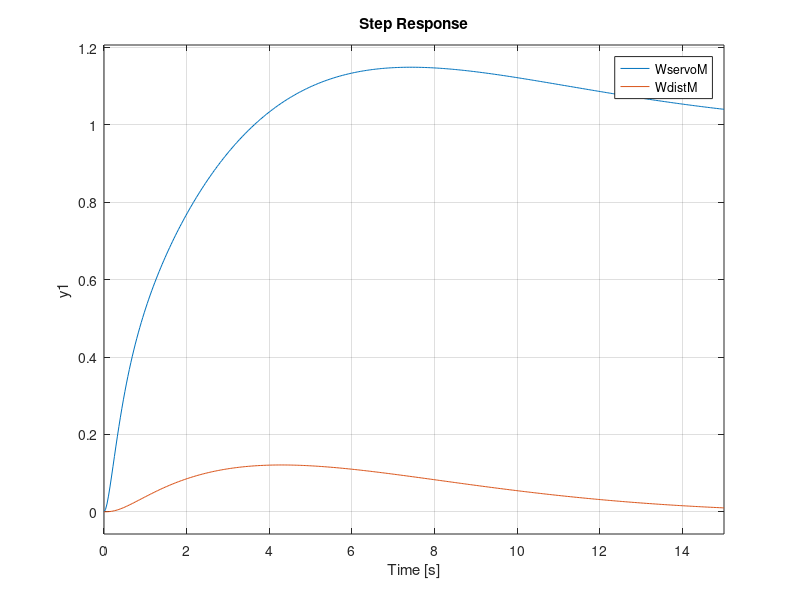

Write the MATLAB code that produced this figure.
% Пошук оптимального значення PID регулятора
clear all
% Перевірка середовища виконання
if exist('OCTAVE_VERSION', 'builtin') ~= 0,
  disp('Running in Octave');
  pkg load control;
else
  disp('Running in Matlab');
end;

% ========== START EDIT ==================
% Значення налаштувань PID регулятора
KP=6
KI=1
KD=5
% ========== STOP EDIT ===================


% Характеристики двигуна постійного струму
J = 0.01; % Момент інерції
b = 0.1;  % Момент тертя
K = 0.01; % Електрична постійна
R = 1;    % Опір якоря
L = 0.5;  % Індуктивність якоря

% Передатна функція двигуна ПС
s=tf('s')
DC_motor = K/(s*((J*s+b)*(L*s+R)+K^2))

% Передатна функція PID регулятора
TF_pid=@(Kpid) pid(Kpid(1),Kpid(2),Kpid(3));

% Передатна функція сервоприводу
TF_servo=@(Kpid) feedback(DC_motor*TF_pid(Kpid),1);
% Передатна функція помилки сервоприводу
TF_error=@(Kpid) feedback(1,DC_motor*TF_pid(Kpid));
% Передатна функція помилки сервоприводу по збуренню
TF_disturbance=@(Kpid) feedback(DC_motor,TF_pid(Kpid));

% Передатна функція сервоприводу з ручними налаштуваннями
WservoM=TF_servo([KP,KI,KD])
% Передатна функція реакції на зовнішнє збурення
WdistM=TF_disturbance([KP,KI,KD])

% Порівняння перехідних процесів
figure(1)
step(WservoM,WdistM, 15);


